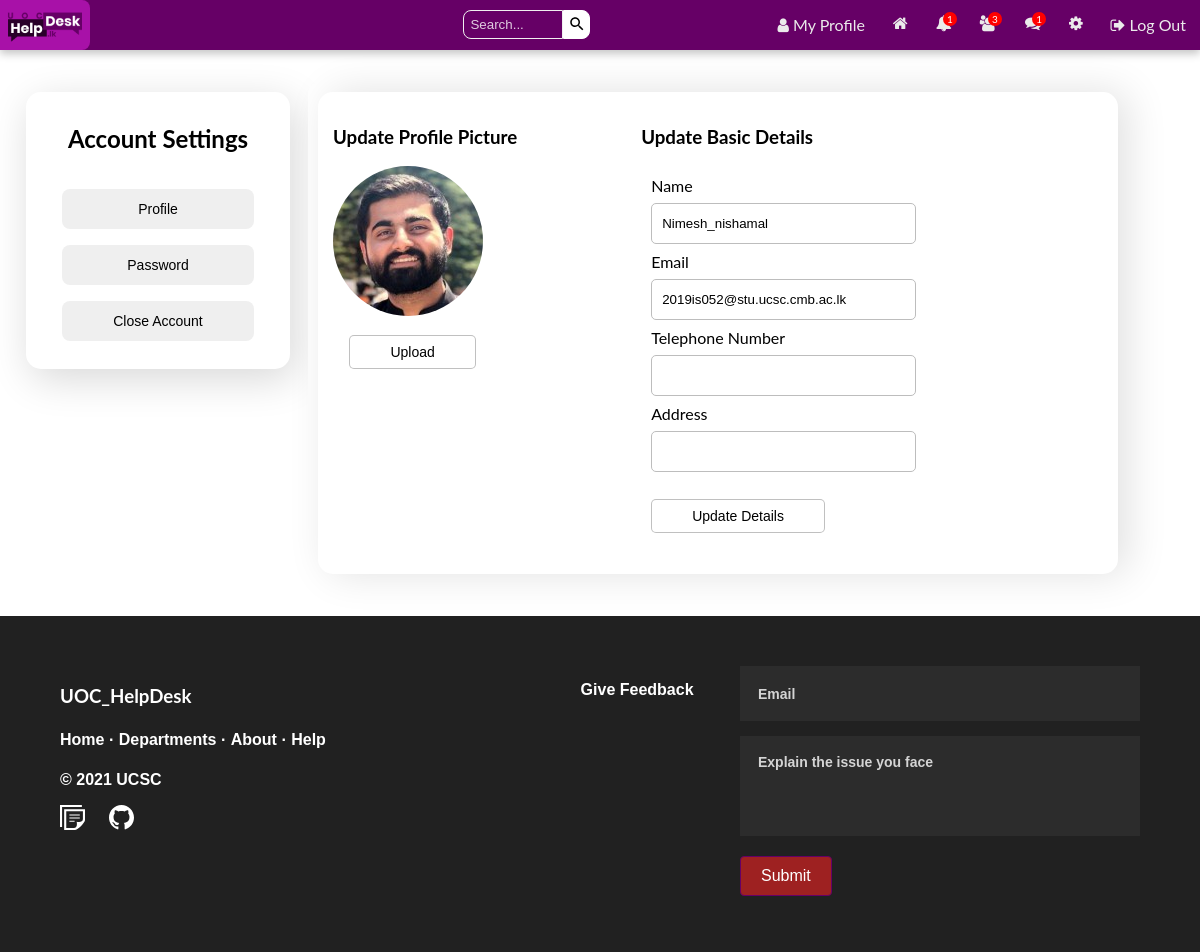
The app's page /app/views/settings.php (signed in) with its own data.
### tables this page shows
CREATE TABLE IF NOT EXISTS `user` (
  `id` int(11) NOT NULL AUTO_INCREMENT,
  `name` varchar(255) NOT NULL,
  `email` varchar(255) NOT NULL,
  `password` varchar(255) NOT NULL,
  `created_by` datetime NOT NULL DEFAULT CURRENT_TIMESTAMP,
  `profile_pic` varchar(255) DEFAULT NULL,
  `num_posts` int(11) DEFAULT NULL,
  `num_likes` int(255) DEFAULT NULL,
  `user_closed` varchar(3) DEFAULT NULL,
  `friend_array` text,
  `user_roll` varchar(10) NOT NULL DEFAULT 'user',
  `teleNumber` int(10) DEFAULT NULL,
  `address` varchar(500) NOT NULL,
  PRIMARY KEY (`id`)
);

### app/controllers/User.php (called while the page is built, shortened)
<?php
class User{
    private $user;
    public function __construct($con,$user)
    {
        $user_details_query = mysqli_query($con,"SELECT * FROM user WHERE name='$user'");
        $this->user = mysqli_fetch_array($user_details_query);
    }
    public function getUserName(){
        return $this->user['name'];
    }
}
?>

### app/controllers/Message.php (called while the page is built, shortened)
<?php
class Message{
    public function __construct($con,$user)
    {
        $this->user_obj = new User($con,$user);
    }
}
?>

### app/controllers/Notification.php (called while the page is built, shortened)
<?php
class Notification{
    private $con;
    private $user_obj;
    public function __construct($con,$user)
    {
        $this->con = $con;
        $this->user_obj = new User($con,$user);
    }
    public function getUnreadNumber() {
		$userLoggedIn = $this->user_obj->getUsername();
		$query = mysqli_query($this->con, "SELECT * FROM notifications WHERE viewed='no' AND user_to='$userLoggedIn'");
		return mysqli_num_rows($query);
	}
}
?>

### app/views/settings.php (the view, shortened to what this page needs)
<?php
require '../helpers/headerIn.php';
?>
<div class="container">
<div class="column-1 box">
    <div class="profileCard" style="width:100%" >
		<div class="tab" style="width:100%">
			<span class="makeCenter">
				<h2>Account Settings</h2>
			</span>
			<p><button class="pplButton" onclick="openCity(event, 'Profile')" id="defaultOpen">Profile</button></p>
			<p><button class="pplButton" onclick="openCity(event, 'Password')">Password</button></p>
			<p><button class="pplButton" onclick="openCity(event, 'Close Account')">Close Account</button></p>
		</div>
    </div>
</div>
<div class="column-2 box" style="height:100%; width:100%">
	<div id="Profile" class="tabcontent">
		<div class="layout">
			<div class="col-main" >
						<h3>Update Profile Picture</h3>
					<?php
						echo "<img src='" . $user['profile_pic'] ."' class='small_profile_pic' style=' border-radius:50%; display:inline-block'>";
					?>
					<br><br>
					<button class="setting_btn" onclick="location.href='upload.php';">Upload</button>
				<br><br><br>
			</div>
			<div class="col-sub">
				<h3>Update Basic Details</h3>
				<?php
					$user_data_query = mysqli_query($con, "SELECT name, email, teleNumber, address FROM user WHERE name='$userLoggedIn'");
					$row = mysqli_fetch_array($user_data_query);
					$name = $row['name'];
					$email = $row['email'];
					$teleNumber = $row['teleNumber'];
					$address = $row['address'];
				?>
				<ul class="settingCard" >
					<li class="setting_item"  style="width:100%;">
						<form action="settings.php" class="settings_form" method="POST">
							Name <br><input type="text"  name="name" value="<?php echo $name; ?>" id="settings_input"><br>
							Email <br><input type="text" readonly name="email" value="<?php echo $email; ?>" id="settings_input"><br>
							Telephone Number <br><input type="text"  name="teleNumber" value="<?php echo $teleNumber; ?>" id="settings_input"><br>
							Address <br><input type="text"  name="address" value="<?php echo $address; ?>" id="settings_input"><br>
							<br>
							<input type="submit" name="update_details" value="Update Details" class="setting_btn">
						</form>
					</li>
				</ul>
			</div>
		</div>
	</div>
</div>
</div>
<?php require '../helpers/footer.php';?>

### public/css/temp.css (style rules this page uses)
.settingCard { display: flex; flex-wrap: wrap; list-style: none; margin: 0; padding: 0; }
.setting_item { display: inline-block; padding: 10px; width: 40%; border-radius: 5px; }
.settings_form input[type="text"], input[type="password"] { width: 60%; padding: 12px 10px; margin: 8px 0; box-sizing: border-box; border-radius: 5px; border: 1px solid #bdbdbd; }
.setting_btn { background-color: white; border: 1px solid #9b9b9ba1; display:inline-block; width:auto; height: auto; color: black; padding: 8px 40px 8px 40px; text-align: center; text-decoration: none; font-size: 14px; border-radius: 5px; margin-bottom: 0px; margin-top: 0px; }
::placeholder { color: white; opacity: 0.8 }

### public/css/style.css (style rules this page uses)
html, body { height: 100%; margin: 0px; top:0; }
.makeCenter { display: flex; justify-content: center; align-items: center; }
.container { display: flex; width: 100%; }
.column-1 { flex-shrink: 0; flex-basis: 20%; }
.box { background-color: white; padding: 10px; border-radius: 12px; margin: 2rem 1rem 2rem 1rem; }
.col-main { flex: 0.4; }
.col-sub { flex: 0.6; }
@media only screen and (min-width: 640px) { .layout { display: flex; } }
.pplButton { width: 80%; height: 40px; font-size: 14px; border: none; border-radius: 8px; }
.profileCard { box-shadow: 5px 10px 40px 0px rgba(0, 0, 0, 0.157); width: 95%; padding: 5%; height: auto; text-align: center; border-radius: 15px; float: left; margin-right: 30px; }
.tab { float: left; width: 20%; height: auto; }
.tabcontent { padding: 15px; width: 90%; height: 100%; box-shadow: 10px 0px 40px 0px rgba(0, 0, 0, 0.123); border-radius: 15px; }
.staffCard button:hover, { background-color: #9b9b9b; opacity: 1; }

### app/helpers/headerIn.php (style rules this page uses)
body,h1,h2,h3,h4,h5,h6 { font-family: "Lato", sans-serif }
.w3-bar,h1,button { font-family: "Montserrat", sans-serif }

### records on screen
user: profile_pic (picture), name "Nimesh_nishamal", email "2019is052@stu.ucsc.cmb.ac.lk"

### other values on screen
$num_messages "1"
$num_requests "3"
$num_notifications "1"
